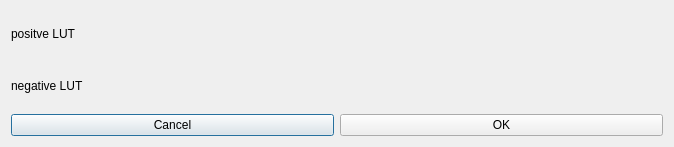
<?xml version="1.0" encoding="UTF-8"?>
<ui version="4.0">
 <class>GradientEditor</class>
 <widget class="QDialog" name="GradientEditor">
  <property name="geometry">
   <rect>
    <x>0</x>
    <y>0</y>
    <width>674</width>
    <height>147</height>
   </rect>
  </property>
  <property name="windowTitle">
   <string>Dialog</string>
  </property>
  <layout class="QVBoxLayout" name="verticalLayout_2">
   <item>
    <layout class="QGridLayout" name="gridLayout">
     <item row="0" column="0">
      <widget class="QLabel" name="label">
       <property name="text">
        <string>positve LUT</string>
       </property>
      </widget>
     </item>
     <item row="2" column="0">
      <widget class="QLabel" name="label_2">
       <property name="text">
        <string>negative LUT</string>
       </property>
      </widget>
     </item>
    </layout>
   </item>
   <item>
    <layout class="QHBoxLayout" name="horizontalLayoutMain">
     <item>
      <widget class="QPushButton" name="pushButtonCancel">
       <property name="text">
        <string>Cancel</string>
       </property>
      </widget>
     </item>
     <item>
      <widget class="QPushButton" name="pushButtonOk">
       <property name="text">
        <string>OK</string>
       </property>
      </widget>
     </item>
    </layout>
   </item>
  </layout>
 </widget>
 <resources/>
 <connections/>
</ui>
